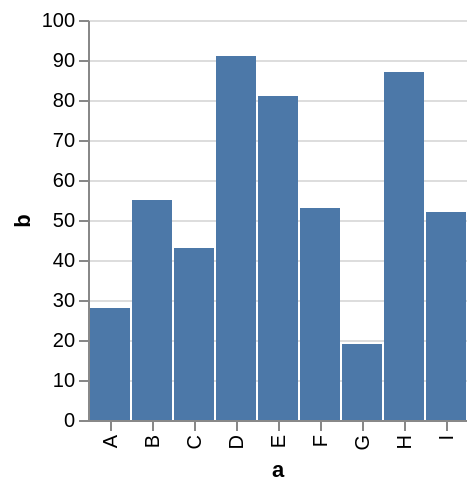

The specification (Vega-Lite) saved for this image:
### Vega specification from a JSON file in a GitHub repository (floating-point values rounded to 4 significant figures)
{"$schema": "http://vega.github.io/schema/vega/v3.0.json", "padding": 5, "autosize": "pad", "signals": [{"name": "width", "update": "data('layout')[0].width"}, {"name": "height", "update": "data('layout')[0].height"}, {"name": "unit", "value": {}, "on": [{"events": "mousemove", "update": "group()._id ? group() : unit"}]}], "data": [{"name": "source", "values": [{"a": "A", "b": 28}, {"a": "B", "b": 55}, {"a": "C", "b": 43}, {"a": "D", "b": 91}, {"a": "E", "b": 81}, {"a": "F", "b": 53}, {"a": "G", "b": 19}, {"a": "H", "b": 87}, {"a": "I", "b": 52}], "format": {"type": "json", "parse": {"b": "number"}}, "transform": [{"type": "filter", "expr": "datum[\"b\"] !== null && !isNaN(datum[\"b\"])"}]}, {"name": "layout", "source": "source", "transform": [{"type": "aggregate", "fields": ["a"], "ops": ["distinct"]}, {"type": "formula", "as": "width", "expr": "max(datum[\"distinct_a\"] - 1 + 2*0.5, 0) * 21"}, {"type": "formula", "as": "height", "expr": "200"}]}], "marks": [{"name": "main", "type": "group", "description": "A simple bar chart with embedded data.", "from": {"data": "layout"}, "encode": {"update": {"width": {"field": "width"}, "height": {"field": "height"}, "fill": {"value": "transparent"}}}, "marks": [{"name": "marks", "type": "rect", "role": "bar", "from": {"data": "source"}, "encode": {"update": {"xc": {"scale": "x", "field": "a"}, "width": {"value": 20}, "y": {"scale": "y", "field": "b"}, "y2": {"scale": "y", "value": 0}, "fill": {"value": "#4c78a8"}}}}], "scales": [{"name": "x", "type": "point", "domain": {"data": "source", "field": "a", "sort": true}, "range": {"step": 21}, "round": true, "padding": 0.5}, {"name": "y", "type": "linear", "domain": {"data": "source", "field": "b"}, "range": [200, 0], "round": true, "nice": true, "zero": true}], "axes": [{"scale": "x", "orient": "bottom", "tickCount": 5, "title": "a", "zindex": 1, "encode": {"labels": {"update": {"text": {"signal": "truncate(datum.value, 25)"}, "angle": {"value": 270}, "align": {"value": "right"}, "baseline": {"value": "middle"}}}}}, {"scale": "y", "format": "s", "orient": "left", "title": "b", "zindex": 1}, {"scale": "y", "domain": false, "format": "s", "grid": true, "labels": false, "orient": "left", "ticks": false, "zindex": 0, "gridScale": "x"}]}]}
